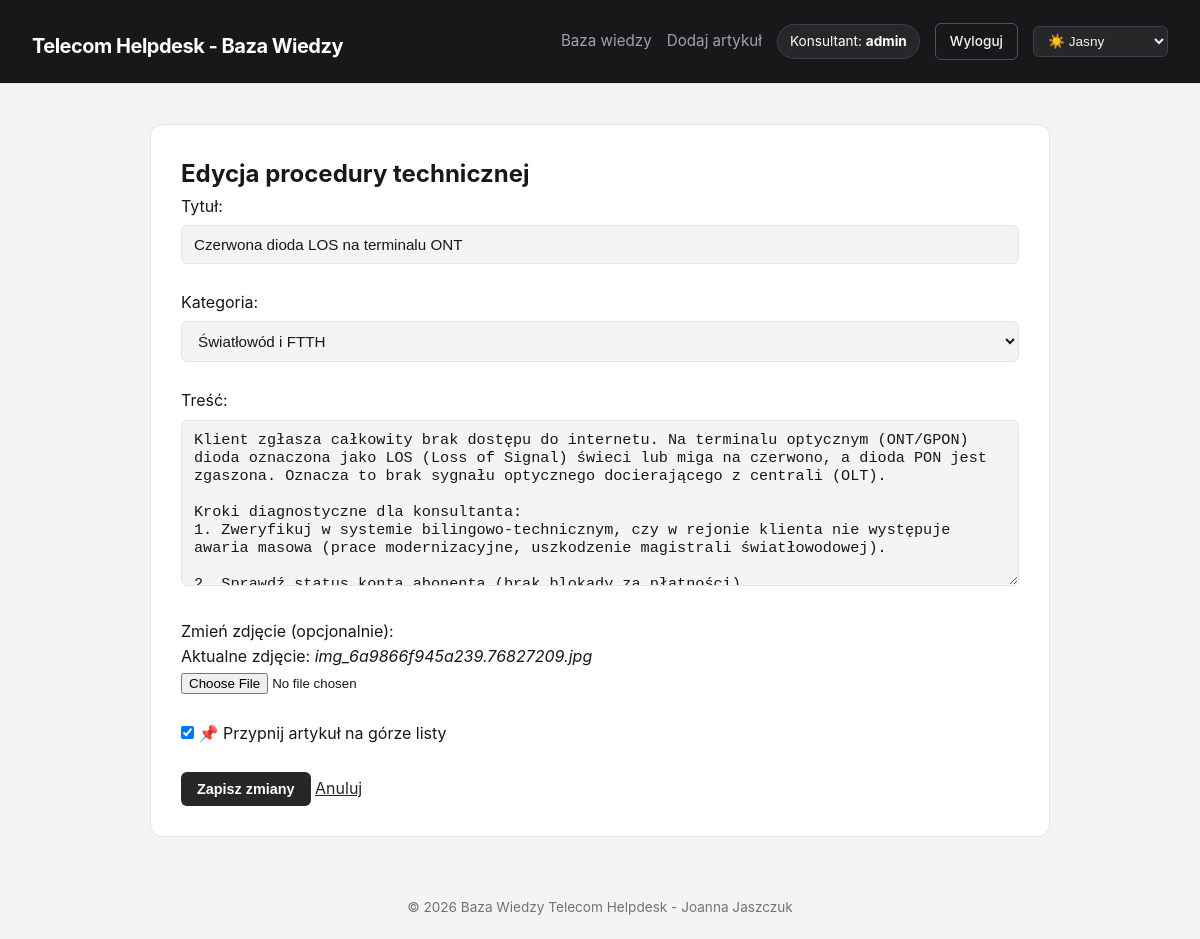
/edit_article.php?id=2 (signed in), run on an earlier commit of the app's database.
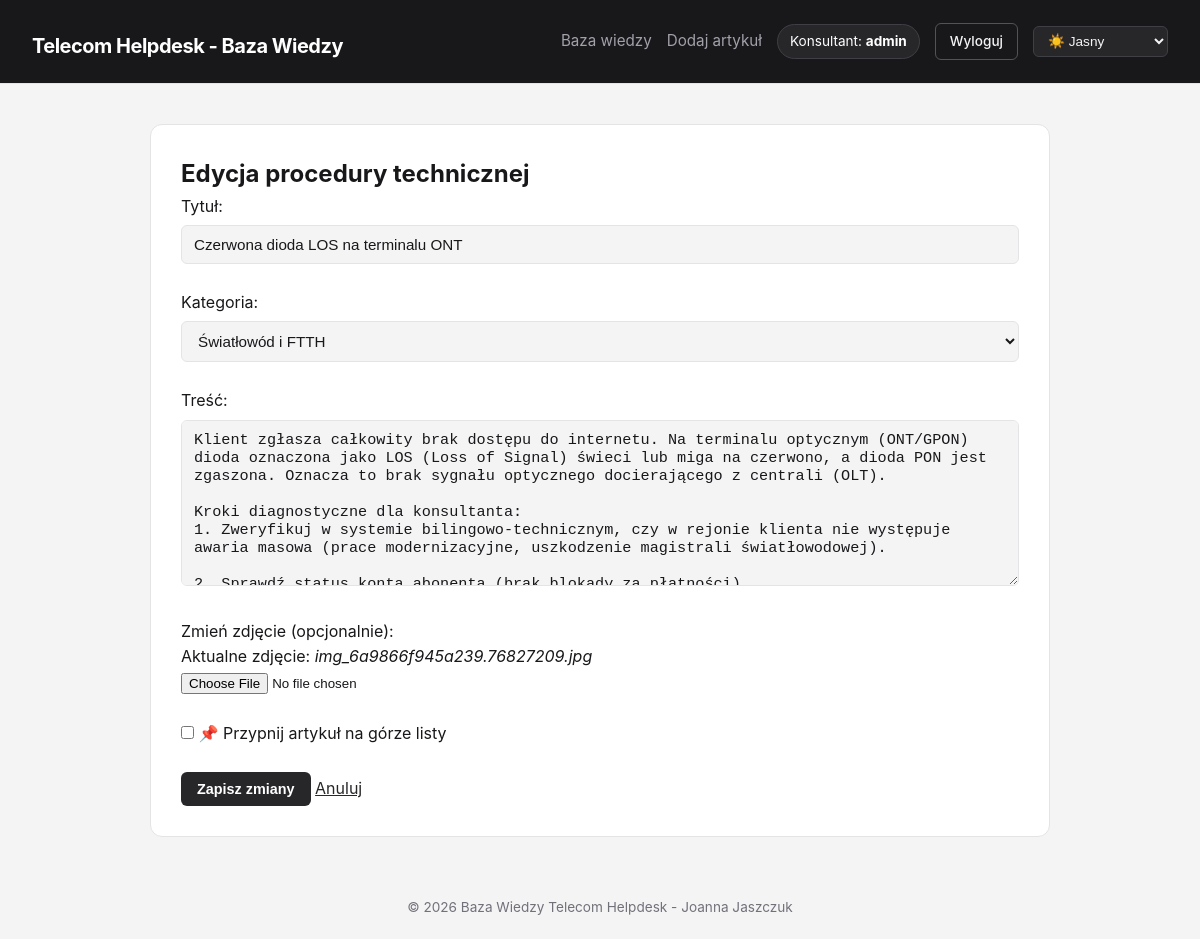
And on a later commit of the database.
### tables this page shows
CREATE TABLE `articles` (
  `id` int(11) NOT NULL,
  `title` varchar(255) NOT NULL,
  `content` text NOT NULL,
  `image` varchar(255) DEFAULT NULL,
  `category_id` int(11) NOT NULL,
  `user_id` int(11) NOT NULL,
  `is_pinned` tinyint(1) NOT NULL DEFAULT 0,
  `created_at` timestamp NOT NULL DEFAULT current_timestamp()
);

CREATE TABLE `categories` (
  `id` int(11) NOT NULL,
  `name` varchar(100) NOT NULL,
  `description` text DEFAULT NULL
);

### edit_article.php (the view, shortened to what this page needs)
<?php
require_once 'includes/db.php';
$articleId = (int)($_GET['id'] ?? 0);
$stmt = $pdo->prepare("SELECT * FROM articles WHERE id = ?");
$stmt->execute([$articleId]);
$article = $stmt->fetch();
$categories = $pdo->query("SELECT * FROM categories ORDER BY name ASC")->fetchAll();
require_once 'includes/header.php';
?>
<h2>Edycja procedury technicznej</h2>
<form action="edit_article.php?id=<?= $articleId ?>" method="POST" enctype="multipart/form-data">
    <div>
        <label>Tytuł:</label><br>
        <input type="text" name="title" value="<?= htmlspecialchars($article['title']) ?>" style="width: 100%;" required>
    </div>
    <br>
    <div>
        <label>Kategoria:</label><br>
        <select name="category_id" required>
            <?php foreach ($categories as $cat): ?>
                <option value="<?= $cat['id'] ?>" <?= $cat['id'] == $article['category_id'] ? 'selected' : '' ?>>
                    <?= htmlspecialchars($cat['name']) ?>
                </option>
            <?php endforeach; ?>
        </select>
    </div>
    <br>
    <div>
        <label>Treść:</label><br>
        <textarea name="content" rows="8" style="width: 100%;" required><?= htmlspecialchars($article['content']) ?></textarea>
    </div>
    <br>
    <div>
        <label>Zmień zdjęcie (opcjonalnie):</label><br>
        <?php if (!empty($article['image'])): ?>
            <p>Aktualne zdjęcie: <em><?= htmlspecialchars($article['image']) ?></em></p>
        <?php endif; ?>
        <input type="file" name="image" accept="image/jpeg,image/png,image/webp">
    </div>
    <br>
    <?php if (($_SESSION['role'] ?? '') === 'admin'): ?>
        <div>
            <label>
                <input type="checkbox" name="is_pinned" value="1" <?= !empty($article['is_pinned']) ? 'checked' : '' ?>>
                📌 Przypnij artykuł na górze listy
            </label>
        </div>
        <br>
    <?php endif; ?>
    <button type="submit">Zapisz zmiany</button>
    <a href="article.php?id=<?= $articleId ?>">Anuluj</a>
</form>
<?php require_once 'includes/footer.php'; ?>

What changed in the data, as far as the page shows it:
changed articles "img_6a9866f945a239.76827209.jpg": is_pinned "☑" → "☐"
